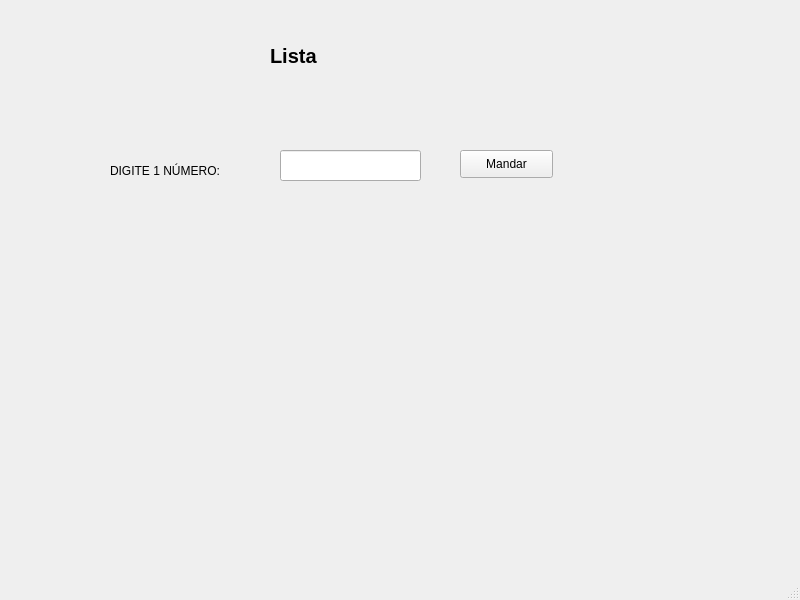
<?xml version="1.0" encoding="UTF-8"?>
<ui version="4.0">
 <class>MainWindow</class>
 <widget class="QMainWindow" name="MainWindow">
  <property name="geometry">
   <rect>
    <x>0</x>
    <y>0</y>
    <width>800</width>
    <height>600</height>
   </rect>
  </property>
  <property name="windowTitle">
   <string>MainWindow</string>
  </property>
  <widget class="QWidget" name="centralwidget">
   <widget class="QLabel" name="labelResposta">
    <property name="geometry">
     <rect>
      <x>120</x>
      <y>250</y>
      <width>431</width>
      <height>141</height>
     </rect>
    </property>
    <property name="font">
     <font>
      <pointsize>12</pointsize>
      <weight>75</weight>
      <bold>true</bold>
     </font>
    </property>
    <property name="text">
     <string/>
    </property>
    <property name="wordWrap">
     <bool>true</bool>
    </property>
   </widget>
   <widget class="QLabel" name="label_num">
    <property name="geometry">
     <rect>
      <x>110</x>
      <y>150</y>
      <width>151</width>
      <height>41</height>
     </rect>
    </property>
    <property name="text">
     <string>DIGITE 1 NÚMERO:</string>
    </property>
   </widget>
   <widget class="QLineEdit" name="lineEditNum">
    <property name="geometry">
     <rect>
      <x>280</x>
      <y>150</y>
      <width>141</width>
      <height>31</height>
     </rect>
    </property>
    <property name="text">
     <string/>
    </property>
   </widget>
   <widget class="QLabel" name="label_titulo">
    <property name="geometry">
     <rect>
      <x>270</x>
      <y>30</y>
      <width>211</width>
      <height>51</height>
     </rect>
    </property>
    <property name="font">
     <font>
      <pointsize>15</pointsize>
      <weight>75</weight>
      <bold>true</bold>
     </font>
    </property>
    <property name="text">
     <string>Lista</string>
    </property>
   </widget>
   <widget class="QPushButton" name="pushButtonEnviar">
    <property name="geometry">
     <rect>
      <x>460</x>
      <y>150</y>
      <width>93</width>
      <height>28</height>
     </rect>
    </property>
    <property name="text">
     <string>Mandar</string>
    </property>
   </widget>
  </widget>
  <widget class="QMenuBar" name="menubar">
   <property name="geometry">
    <rect>
     <x>0</x>
     <y>0</y>
     <width>800</width>
     <height>26</height>
    </rect>
   </property>
  </widget>
  <widget class="QStatusBar" name="statusbar"/>
 </widget>
 <resources/>
 <connections/>
</ui>
